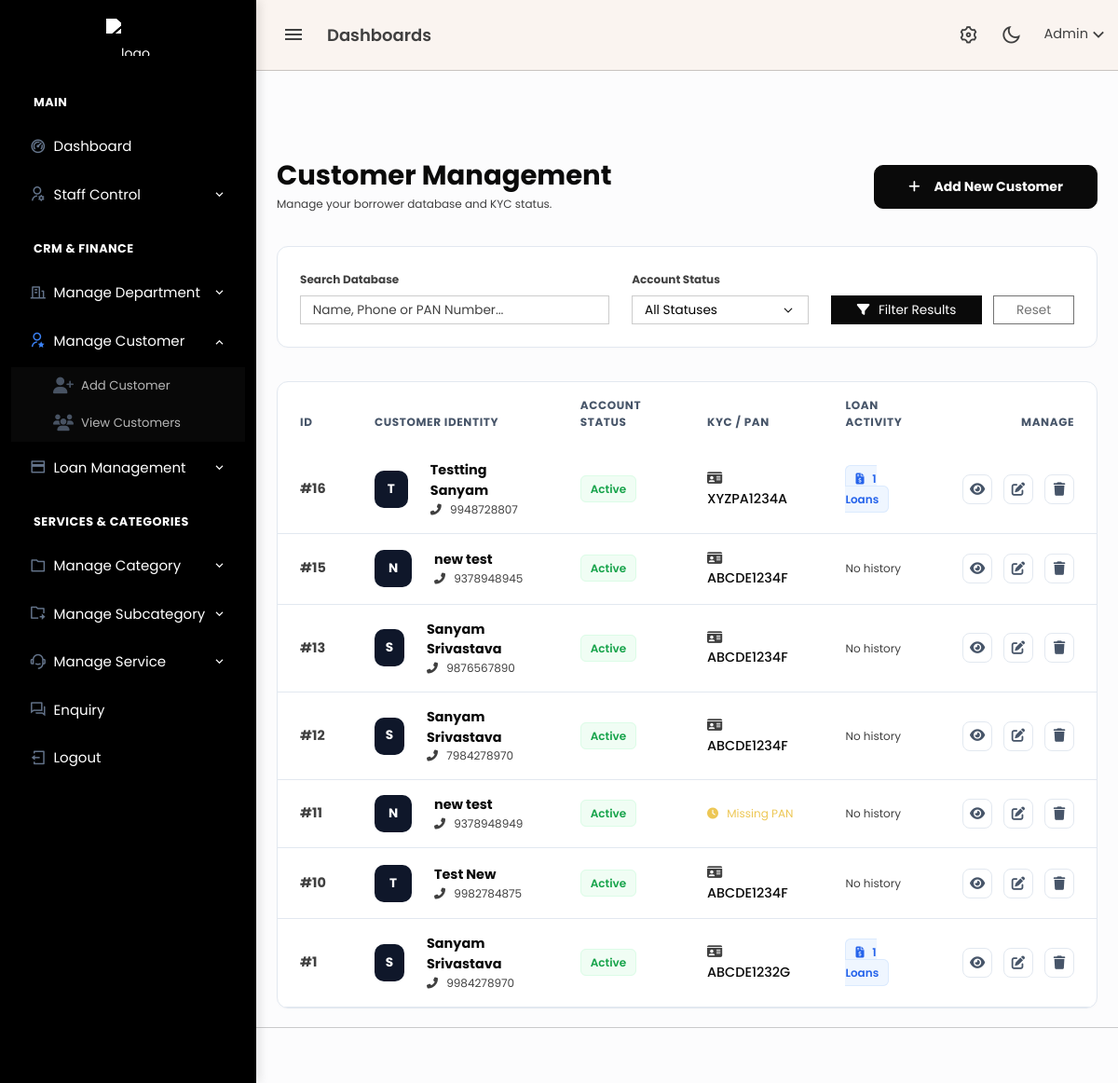
The page /admin/customers.php (signed in) on the database its author committed.
### tables this page shows
CREATE TABLE `customers` (
  `id` bigint(20) UNSIGNED NOT NULL,
  `full_name` varchar(255) NOT NULL,
  `email` varchar(255) NOT NULL,
  `phone` varchar(20) NOT NULL,
  `password` varchar(255) NOT NULL,
  `aadhaar_number` varchar(20) DEFAULT NULL,
  `status` enum('active','blocked') DEFAULT 'active',
  `created_at` timestamp NOT NULL DEFAULT current_timestamp(),
  `updated_at` timestamp NOT NULL DEFAULT current_timestamp() ON UPDATE current_timestamp()
);

### admin/customers.php (the view, shortened to what this page needs)
<?php
include 'header.php';
echo '<link rel="stylesheet" href="https://cdnjs.cloudflare.com/ajax/libs/font-awesome/6.4.2/css/all.min.css">';
include 'topbar.php';
include 'sidebar.php';
$search_query = $_GET['search'] ?? '';
$query = "SELECT c.*, cp.pan_number,
          (SELECT COUNT(*) FROM loan_applications WHERE customer_id = c.id) as total_loans,
          (SELECT COUNT(*) FROM loan_applications WHERE customer_id = c.id AND status='pending') as pending_loans
          FROM customers c
          LEFT JOIN customer_profiles cp ON c.id = cp.customer_id
          WHERE 1=1";
$query .= " ORDER BY c.id DESC";
$result = mysqli_query($conn, $query);
?>
<div class="content-page">
    <div class="content">
        <div class="container-fluid pt-5">
            <div class="d-flex justify-content-between align-items-center mb-4">
                <div>
                    <h2 class="fw-bold text-dark mb-1">Customer Management</h2>
                    <p class="text-muted small mb-0">Manage your borrower database and KYC status.</p>
                </div>
                <a href="customer_add.php" class="btn btn-dark px-4 py-2 fw-bold" style="border-radius: 10px;">
                    <i class="fas fa-plus me-2"></i> Add New Customer
                </a>
            </div>
            <div class="card card-modern mb-4">
                <div class="card-body p-3">
                    <form method="GET" class="row g-3 align-items-end">
                        <div class="col-md-5">
                            <label class="form-label text-muted small fw-bold">Search Database</label>
                            <input type="text" name="search" class="form-control form-control-sm" placeholder="Name, Phone or PAN Number..." value="<?= htmlspecialchars($search_query) ?>">
                        </div>
                        <div class="col-md-3">
                            <label class="form-label text-muted small fw-bold">Account Status</label>
                            <select name="status" class="form-select form-select-sm">
                                <option value="">All Statuses</option>
                            </select>
                        </div>
                        <div class="col-md-4 d-flex gap-2">
                            <button class="btn btn-sm btn-dark w-100"><i class="fas fa-filter me-1"></i> Filter Results</button>
                            <a href="customers.php" class="btn btn-sm btn-outline-secondary w-50">Reset</a>
                        </div>
                    </form>
                </div>
            </div>
            <div class="card card-modern">
                <div class="card-body p-0">
                    <div class="table-responsive">
                        <table class="table table-modern mb-0">
                            <thead>
                                <tr>
                                    <th width="80">ID</th>
                                    <th>Customer Identity</th>
                                    <th>Account Status</th>
                                    <th>KYC / PAN</th>
                                    <th>Loan Activity</th>
                                    <th width="150" class="text-end">Manage</th>
                                </tr>
                            </thead>
                            <tbody>
                                <?php if (mysqli_num_rows($result) > 0) : ?>
                                    <?php while ($row = mysqli_fetch_assoc($result)) : ?>
                                        <tr>
                                            <td class="text-muted fw-bold">#<?= $row['id'] ?></td>
                                            <td>
                                                <div class="d-flex align-items-center">
                                                    <div class="avatar-slate me-3"><?= strtoupper(substr($row['full_name'], 0, 1)) ?></div>
                                                    <div>
                                                        <div class="fw-bold text-dark"><?= htmlspecialchars($row['full_name']) ?></div>
                                                        <div class="text-muted small"><i class="fas fa-phone-alt me-1"></i> <?= htmlspecialchars($row['phone']) ?></div>
                                                    </div>
                                                </div>
                                            </td>
                                            <td>
                                                <?php if ($row['status'] == 'active') : ?>
                                                    <span class="badge-soft badge-active">Active</span>
                                                <?php else : ?>
                                                    <span class="badge-soft badge-blocked">Blocked</span>
                                                <?php endif; ?>
                                            </td>
                                            <td>
                                                <?php if ($row['pan_number']) : ?>
                                                    <span class="text-dark fw-medium"><i class="fas fa-id-card me-1 text-muted"></i> <?= $row['pan_number'] ?></span>
                                                <?php else : ?>
                                                    <span class="text-warning small"><i class="fas fa-clock me-1"></i> Missing PAN</span>
                                                <?php endif; ?>
                                            </td>
                                            <td>
                                                <?php if ($row['pending_loans'] > 0) : ?>
                                                    <span class="badge-soft" style="background: #fffbeb; color: #92400e; border-color: #fef3c7;">
                                                        <i class="fas fa-hourglass-half me-1"></i> <?= $row['pending_loans'] ?> Pending
                                                    </span>
                                                <?php elseif ($row['total_loans'] > 0) : ?>
                                                    <span class="badge-soft badge-loan-count">
                                                        <i class="fas fa-file-invoice-dollar me-1"></i> <?= $row['total_loans'] ?> Loans
                                                    </span>
                                                <?php else : ?>
                                                    <span class="text-muted small">No history</span>
                                                <?php endif; ?>
                                            </td>
                                            <td class="text-end">
                                                <div class="d-flex justify-content-end gap-2">
                                                    <a href="customer_view.php?id=<?= $row['id'] ?>" class="btn-action btn-view" title="View Profile">
                                                        <i class="fas fa-eye"></i>
                                                    </a>
                                                    <a href="customer_add.php?id=<?= $row['id'] ?>" class="btn-action btn-edit" title="Edit Customer">
                                                        <i class="fas fa-edit"></i>
                                                    </a>
                                                    <a href="db/delete/customer_delete.php?action=delete&id=<?= $row['id'] ?>"
                                                       class="btn-action btn-delete"
                                                       onclick="return confirm('Are you sure you want to delete this customer? This action cannot be undone.')"
                                                       title="Delete">
                                                        <i class="fas fa-trash"></i>
                                                    </a>
                                                </div>
                                            </td>
                                        </tr>
                                    <?php endwhile; ?>
                                <?php endif; ?>
                            </tbody>
                        </table>
                    </div>
                </div>
            </div>
        </div>
    </div>
</div>
<?php include 'footer.php'; ?>

### admin/sidebar.php (style rules this page uses)
:root { --nav-bg: #000000; --nav-text: #ffffff; --nav-hover-bg: #1e293b; --accent-blue: #3b82f6; }

### admin/customers.php (style rules this page uses)
:root { --slate-900: #0f172a; --slate-600: #475569; --slate-200: #e2e8f0; --blue-500: #3b82f6; }
.content-page { background-color: #fcfcfd; }
.card-modern { border: 1px solid var(--slate-200); border-radius: 12px; background: #ffffff; box-shadow: 0 1px 3px rgba(0,0,0,0.02); overflow: hidden; }
.table-modern thead th { background: #f8fafc; text-transform: uppercase; font-size: 0.75rem; font-weight: 700; letter-spacing: 0.05em; color: var(--slate-600); padding: 16px 24px; border: none; }
.table-modern tbody td { padding: 16px 24px; font-size: 0.9rem; color: var(--slate-900); border-bottom: 1px solid var(--slate-200); vertical-align: middle; }
.avatar-slate { width: 40px; height: 40px; background: var(--slate-900); color: white; border-radius: 10px; display: flex; align-items: center; justify-content: center; font-weight: 700; font-size: 0.85rem; }
.btn-action { width: 32px; height: 32px; display: inline-flex; align-items: center; justify-content: center; border-radius: 8px; border: 1px solid var(--slate-200); background: white; color: var(--slate-600); transition: all 0.2s; text-decoration: none; }
.badge-soft { padding: 5px 10px; border-radius: 6px; font-weight: 600; font-size: 0.75rem; border: 1px solid transparent; }
.badge-active { background: #f0fdf4; color: #16a34a; border-color: #dcfce7; }
.badge-loan-count { background: #eff6ff; color: #2563eb; border-color: #dbeafe; }

### rows shown on the page
customers: id "16", full_name "T", full_name "Testting Sanyam", phone "9948728807", status "Active", pan_number "XYZPA1234A", total_loans "1"
customers: id "15", full_name "N", full_name "new test", phone "9378948945", status "Active", pan_number "ABCDE1234F", shows "No history"
customers: id "13", full_name "S", full_name "Sanyam Srivastava", phone "9876567890", status "Active", pan_number "ABCDE1234F", shows "No history"
customers: id "12", full_name "S", full_name "Sanyam Srivastava", phone "7984278970", status "Active", pan_number "ABCDE1234F", shows "No history"
customers: id "11", full_name "N", full_name "new test", phone "9378948949", status "Active", shows "Missing PAN", shows "No history"
customers: id "10", full_name "T", full_name "Test New", phone "9982784875", status "Active", pan_number "ABCDE1234F", shows "No history"
customers: id "1", full_name "S", full_name "Sanyam Srivastava", phone "9984278970", status "Active", pan_number "ABCDE1232G", total_loans "1"
